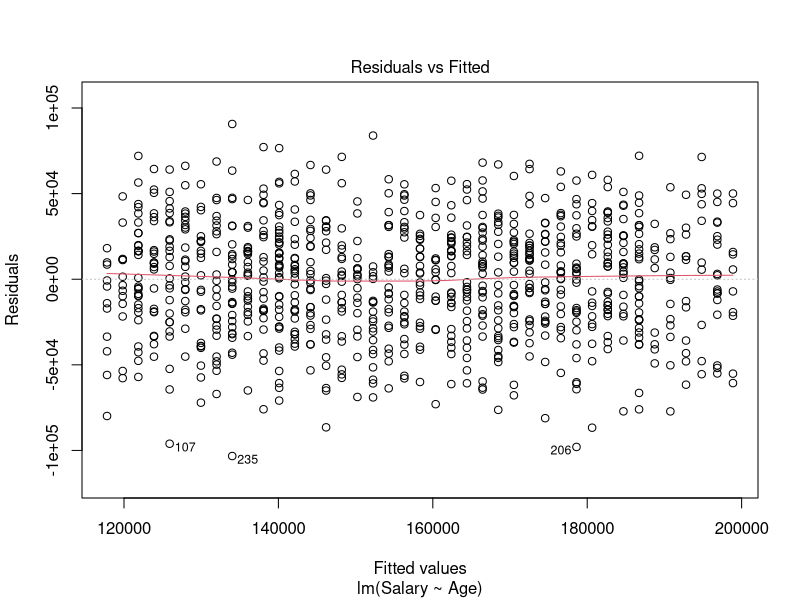
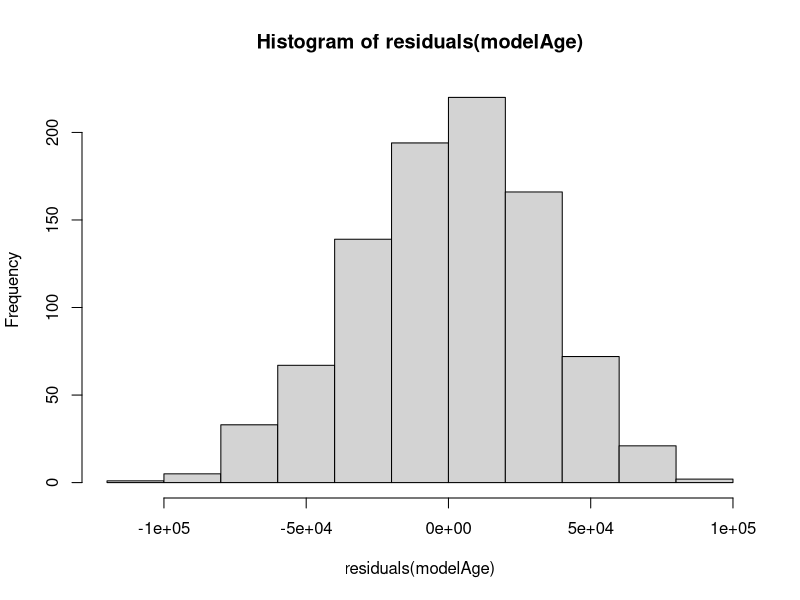
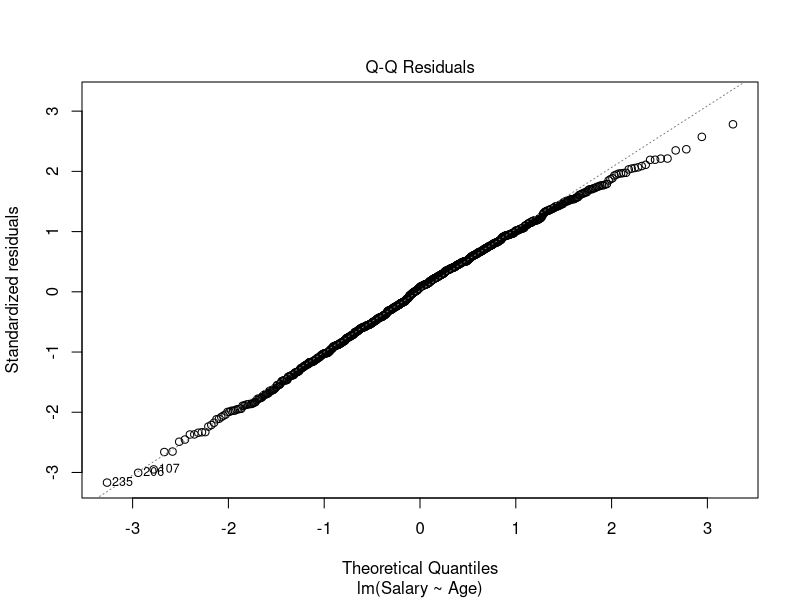

These figures' R source, in order:
library(tidyverse)
employees <- read_csv("_build/data/employee_data.csv")
employees$Salary <- parse_number(employees$Salary)
employees$Start_Date <- parse_date(employees$Start_Date, format = "%m/%d/%Y")
degreeLevels <- c("High School", "Associate's", "Bachelor's", "Master's", "Ph.D")
employees$Degree <- parse_factor(employees$Degree, levels = degreeLevels, ordered = TRUE)
modelAge <- lm(Salary ~ Age, data=employees)

confint(modelAge)

summary(modelAge)

newData <- data.frame(Age = 40)
predict(modelAge, newData, interval = "predict")

plot(modelAge, which=1)

hist(residuals(modelAge))

plot(modelAge, which = 2)
